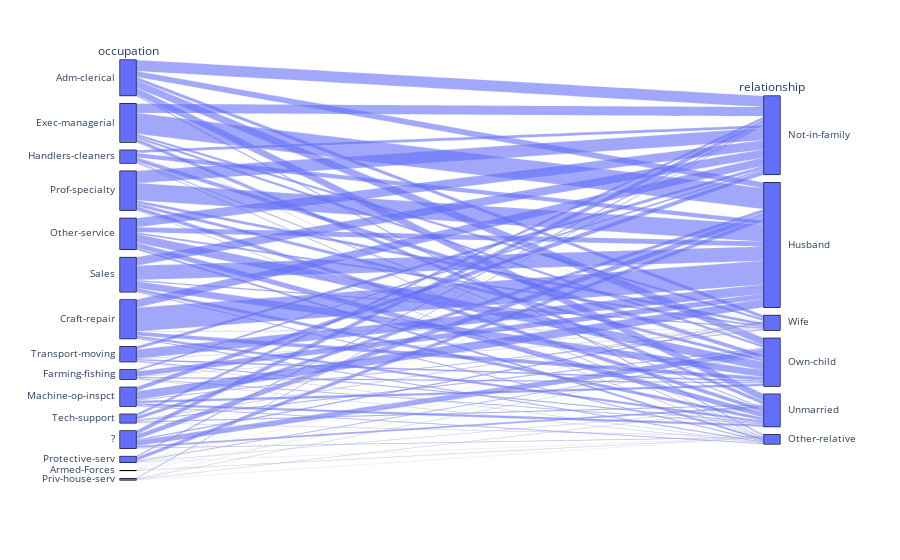

Source (notebook cell):
### Markdown cell above
- Como mostrado acima, a função `treemap` mostra as hierarquias dos dados usando vários quadrados aninhados

### Code cell
grafico = plotly.express.parallel_categories(base_census, dimensions = ['occupation', 'relationship']);
grafico.show()

### Figure 1 — Plotly figure (JSON) as saved in the notebook; plotly's stock layout.template omitted (floating-point values rounded to 4 significant figures; data arrays with more than 128 entries replaced by an {"elided": "..."} marker saying what was removed)
{"data": [{"dimensions": [{"label": "occupation", "values": {"elided": "32561 str values"}}, {"label": "relationship", "values": {"elided": "32561 str values"}}], "domain": {"x": [0, 1], "y": [0, 1]}, "name": "", "type": "parcats"}], "layout": {"legend": {"tracegroupgap": 0}, "margin": {"t": 60}}}
